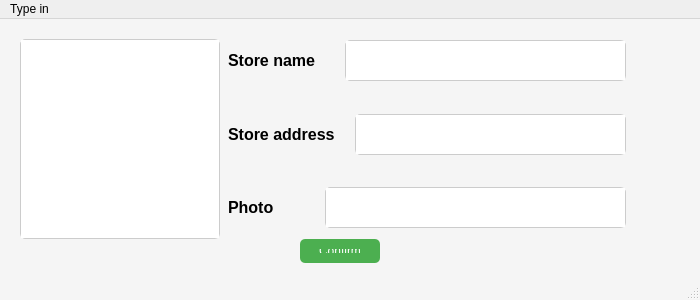
<ui version="4.0">
 <class>home</class>
 <widget class="QMainWindow" name="home">
  <property name="geometry">
   <rect>
    <x>0</x>
    <y>0</y>
    <width>700</width>
    <height>300</height>
   </rect>
  </property>
  <property name="minimumSize">
   <size>
    <width>700</width>
    <height>300</height>
   </size>
  </property>
  <property name="maximumSize">
   <size>
    <width>700</width>
    <height>300</height>
   </size>
  </property>
  <property name="windowTitle">
   <string>MainWindow</string>
  </property>
  <property name="styleSheet">
   <string notr="true">
    QMainWindow {
        background-color: #f5f5f5; /* 设置背景颜色 */
    }
    QLabel {
        font-size: 12pt; /* 设置字体大小 */
        font-weight: bold; /* 设置字体加粗 */
    }
    QPushButton {
        background-color: #4CAF50; /* 设置按钮背景颜色 */
        color: white; /* 设置按钮文字颜色 */
        border: none; /* 去掉边框 */
        border-radius: 5px; /* 设置圆角 */
        padding: 10px; /* 设置内边距 */
    }
    QTextEdit, QGraphicsView {
        border: 1px solid #ccc; /* 设置边框 */
        border-radius: 5px; /* 设置圆角 */
    }
   </string>
  </property>
  <widget class="QWidget" name="centralwidget">
   <widget class="QGraphicsView" name="photo">
    <property name="geometry">
     <rect>
      <x>20</x>
      <y>20</y>
      <width>200</width>
      <height>200</height>
     </rect>
    </property>
   </widget>
   <widget class="QPushButton" name="change">
    <property name="geometry">
     <rect>
      <x>300</x>
      <y>220</y>
      <width>80</width>
      <height>24</height>
     </rect>
    </property>
    <property name="text">
     <string>Confirm</string>
    </property>
   </widget>
   <widget class="QTextEdit" name="storeaddress">
    <property name="geometry">
     <rect>
      <x>355</x>
      <y>95</y>
      <width>271</width>
      <height>41</height>
     </rect>
    </property>
   </widget>
   <widget class="QLabel" name="label">
    <property name="geometry">
     <rect>
      <x>228</x>
      <y>21</y>
      <width>111</width>
      <height>41</height>
     </rect>
    </property>
    <property name="text">
     <string>Store name</string>
    </property>
   </widget>
   <widget class="QTextEdit" name="storename">
    <property name="geometry">
     <rect>
      <x>345</x>
      <y>21</y>
      <width>281</width>
      <height>41</height>
     </rect>
    </property>
   </widget>
   <widget class="QLabel" name="label_2">
    <property name="geometry">
     <rect>
      <x>228</x>
      <y>95</y>
      <width>121</width>
      <height>41</height>
     </rect>
    </property>
    <property name="text">
     <string>Store address</string>
    </property>
   </widget>
   <widget class="QTextEdit" name="storephoto">
    <property name="geometry">
     <rect>
      <x>325</x>
      <y>168</y>
      <width>301</width>
      <height>41</height>
     </rect>
    </property>
   </widget>
   <widget class="QLabel" name="label_3">
    <property name="geometry">
     <rect>
      <x>228</x>
      <y>168</y>
      <width>91</width>
      <height>41</height>
     </rect>
    </property>
    <property name="text">
     <string>Photo</string>
    </property>
   </widget>
  </widget>
  <widget class="QMenuBar" name="menubar">
   <property name="geometry">
    <rect>
     <x>0</x>
     <y>0</y>
     <width>700</width>
     <height>26</height>
    </rect>
   </property>
   <widget class="QMenu" name="menuType_in">
    <property name="title">
     <string>Type in</string>
    </property>
   </widget>
   <addaction name="menuType_in"/>
  </widget>
  <widget class="QStatusBar" name="statusbar"/>
 </widget>
 <resources/>
 <connections/>
</ui>
